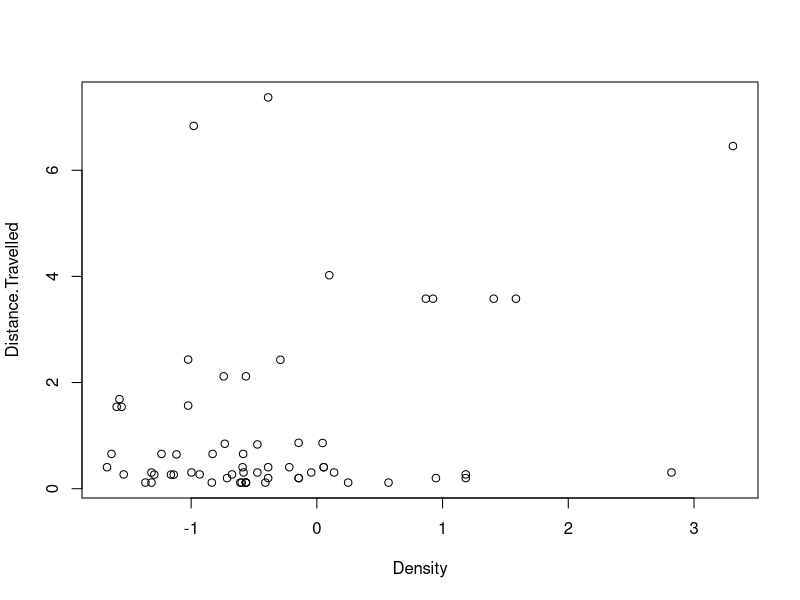
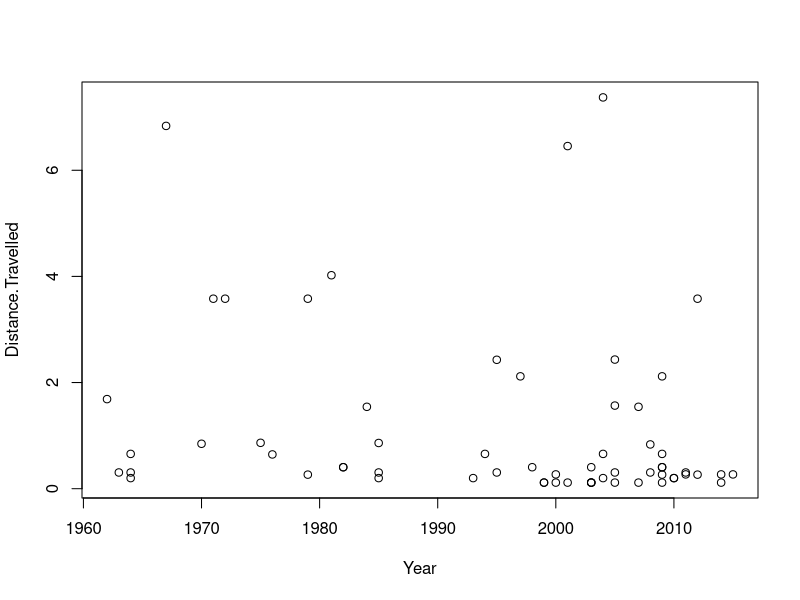

Generate these figures, in order, with R:
#### Very Brief, and Basic Introduction to Linear Mixed Effects Models in lme4 ####
####_ Simon Denomme-Brown ####
####__ March 8th, 2019 ####

#### Getting Started ----

#Importing necessary package
#Packages
library(tidyverse) # in order to use read_csv
library(lme4) # most used package in all of ecology and evolution!!!! Whoopeeeeeeee!

#Import the dataframe
Dispersed = read_csv("./MovingMice1.csv")
keep_cols = colnames(Dispersed)
keep_cols = keep_cols[2:length(keep_cols)]
##dataset of mice that dispersed between traplines
Dispersed = Dispersed[keep_cols]
head(Dispersed)

#### When to Use a Basic Linear model ----
#Working in Base R rather than lme4 here
Dispersed

#using mice that dispersed want to see if the continuous variable of Density affects the distance travelled by deer mice
plot(Distance.Travelled~Density, data = Dispersed)

Dens.Dist.Model = lm(Distance.Travelled ~ Density, data = Dispersed)

summary(Dens.Dist.Model)
## Distance travelled by deer mice increased with density


#### When to use a multiple linear regression ----
# Density affects distance travelled, but what about year? 
plot(Distance.Travelled~Year, data = Dispersed)

Dens.Dist.Year.Model = lm(Distance.Travelled ~ Density + Year, data = Dispersed)

summary(Dens.Dist.Year.Model)


#### When to use a Linear Mixed effects Model ----
# Does distance travelled vary with year?

### BUT: do we care about the effect of year really?
## Should we treat it as a Random Effect?

#random effects must be categorical
# Make sure variables are in the right form
Dispersed$Year = factor(Dispersed$Year)

# Model to see if density affects how far an animal disperses
# while accounting for temporal variation in the system
How.Far.ConsideringYear = lmer(Distance.Travelled~Density + (1|Year), data = Dispersed)
summary(How.Far.ConsideringYear)

# NO P VALUES!!!!!!!!!!!! 
# there is a philosophical debate as to whether you can calculate them here

# load in lmerTest
# force lmer to give p values.
# this is a contentious issue:
# https://link.springer.com/article/10.3758/s13428-016-0809-y
# install.packages('lmerTest')
library(lmerTest)

How.Far.ConsideringYear = lmer(Distance.Travelled~Density + (1|Year), data = Dispersed)
#this summary looks more like the standard output style
summary(How.Far.ConsideringYear)
